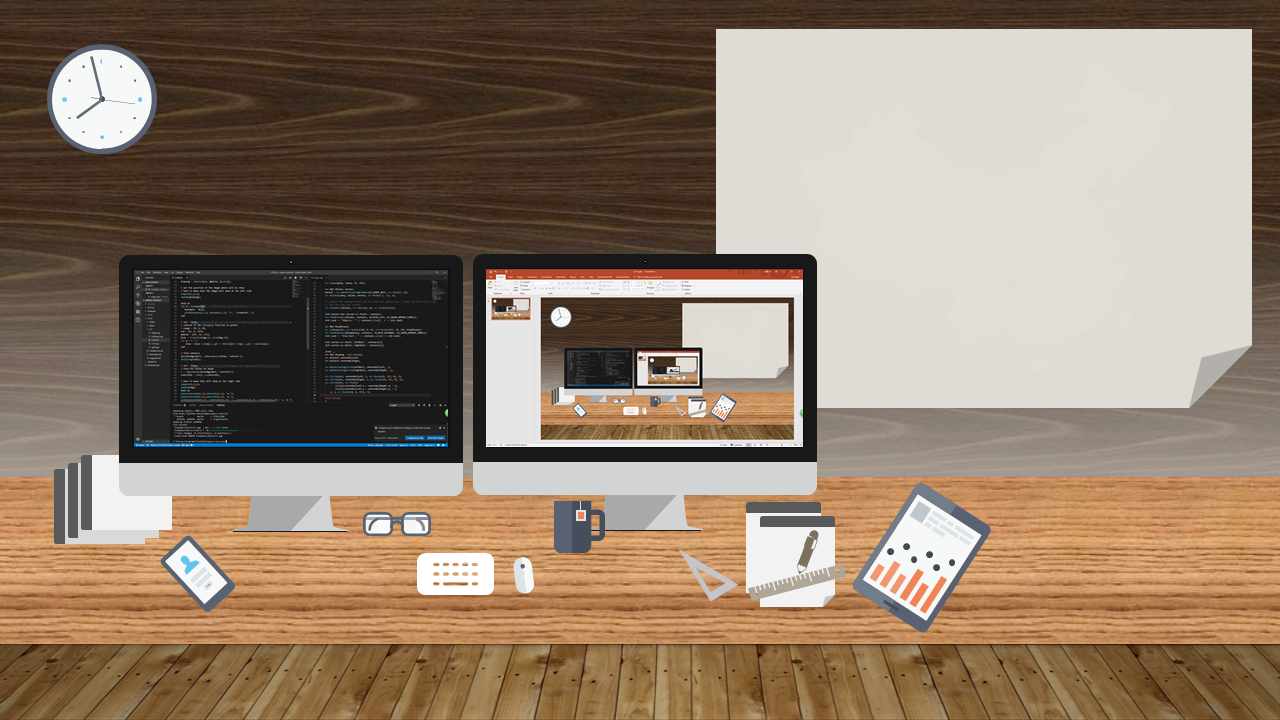
//> input picture L1T1/img/1.png, 1280 x 720 px
$ ./L1T1   (built with g++ and OpenCV 4)
//> lines starting //> are read from the running program, lines starting //| are printed output that depends on the picture; after the words box and inside, x2 and y2 are one past the last pixel; in counts of white or black regions, pixels touching at a corner belong together
#include <iostream>
#include <vector>

#include <opencv4/opencv2/opencv.hpp>
#include <opencv4/opencv2/highgui/highgui.hpp>
#include <opencv4/opencv2/imgproc/imgproc.hpp>
#include <opencv4/opencv2/core/core.hpp>

bool RectXCmp(const cv::RotatedRect &first, const cv::RotatedRect &second)
{
    if (first.center.x < second.center.x)
        return true;
    return false;
}

void Hole(const cv::Mat src, cv::Mat &dst, int mode = 0)
{
    cv::Size size = src.size();
    cv::Mat cut, temp;

    temp = cv::Mat::zeros(size.height + 2, size.width + 2, src.type());
    src.copyTo(temp(cv::Range(1, size.height + 1), cv::Range(1, size.width + 1)));
    cv::floodFill(temp, cv::Point(0, 0), cv::Scalar(255));
    temp(cv::Range(1, size.height + 1), cv::Range(1, size.width + 1)).copyTo(cut);

    if (mode == 0)
        dst = src | (~cut);
    else if (mode == 1)
        dst = ~cut;
}

int main(int argc, char const *argv[])
{
    cv::Mat src = cv::imread("img/1.png");
//> src is the input picture: 720 rows x 1280 cols, CV_8UC3; mean B, G, R 108.5, 126.8, 146.2

    if (src.empty())
    {
        std::cout << "img is empty" << std::endl;
        return -1;
    }

    cv::Mat kernel = cv::getStructuringElement(CV_SHAPE_RECT, cv::Size(3, 3));

    cv::Mat gray;
    cv::cvtColor(src, gray, CV_BGR2GRAY);

// black ball process
    cv::Mat ballcanny, hole;
    cv::Canny(gray, ballcanny, 127, 255);
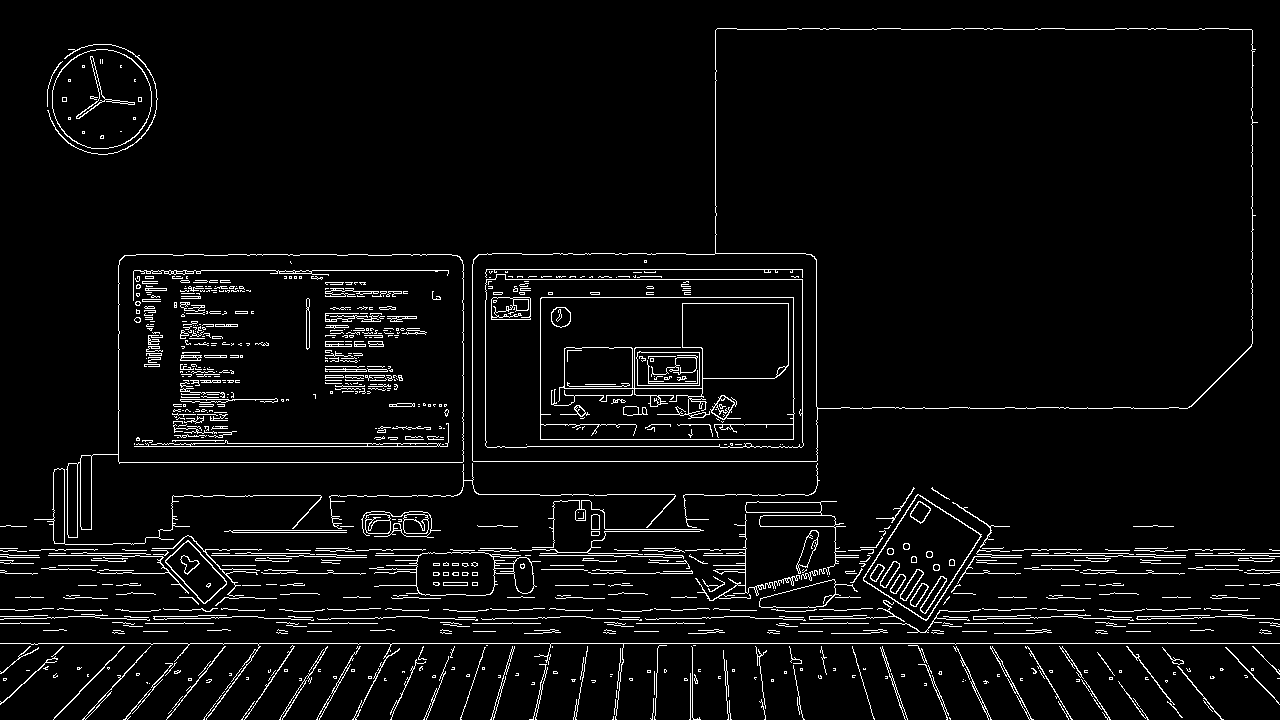
//> ballcanny: 720 rows x 1280 cols, CV_8UC1; 4.6% white in thin lines or dots
    Hole(ballcanny, hole);
//> in Hole, `src.copyTo(temp(cv::Range(1, size.height + 1), cv::Range(1, size.width..`: temp: 722 rows x 1282 cols, CV_8UC1; 4.6% white in thin lines or dots
//> in Hole, `cv::floodFill(temp, cv::Point(0, 0), cv::Scalar(255));`: temp: 722 rows x 1282 cols, CV_8UC1; 63.3% white; 186 black regions (143 under 20 px), largest, box (x1, y1, x2, y2) and area: (474, 30, 1253, 462) 250010, (120, 256, 464, 463) 64071, (54, 51, 152, 149) 7198
//> in Hole, `temp(cv::Range(1, size.height + 1), cv::Range(1, size.width + 1)).copy..`:
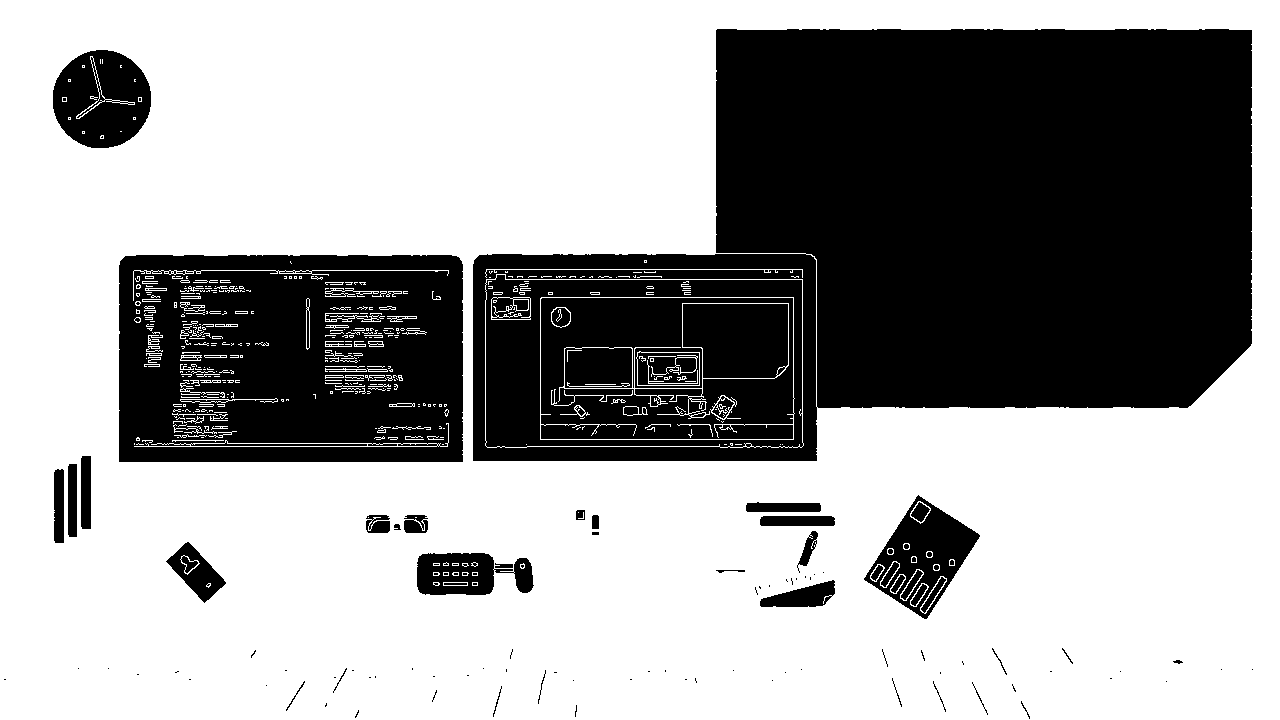
//> cut: 720 rows x 1280 cols, CV_8UC1; 63.1% white; 186 black regions (143 under 20 px), largest, box (x1, y1, x2, y2) and area: (473, 29, 1252, 461) 250010, (119, 255, 463, 462) 64071, (53, 50, 151, 148) 7198
//> in Hole, `dst = src | (~cut);`: dst: 720 rows x 1280 cols, CV_8UC1; 41.5% white; 422 white regions (165 under 20 px), largest, box (x1, y1, x2, y2) and area: (472, 28, 1258, 462) 258587, (66, 254, 464, 538) 73862, (863, 494, 982, 621) 7961
    cv::erode(hole, hole, kernel, cv::Point(-1, -1), 2);
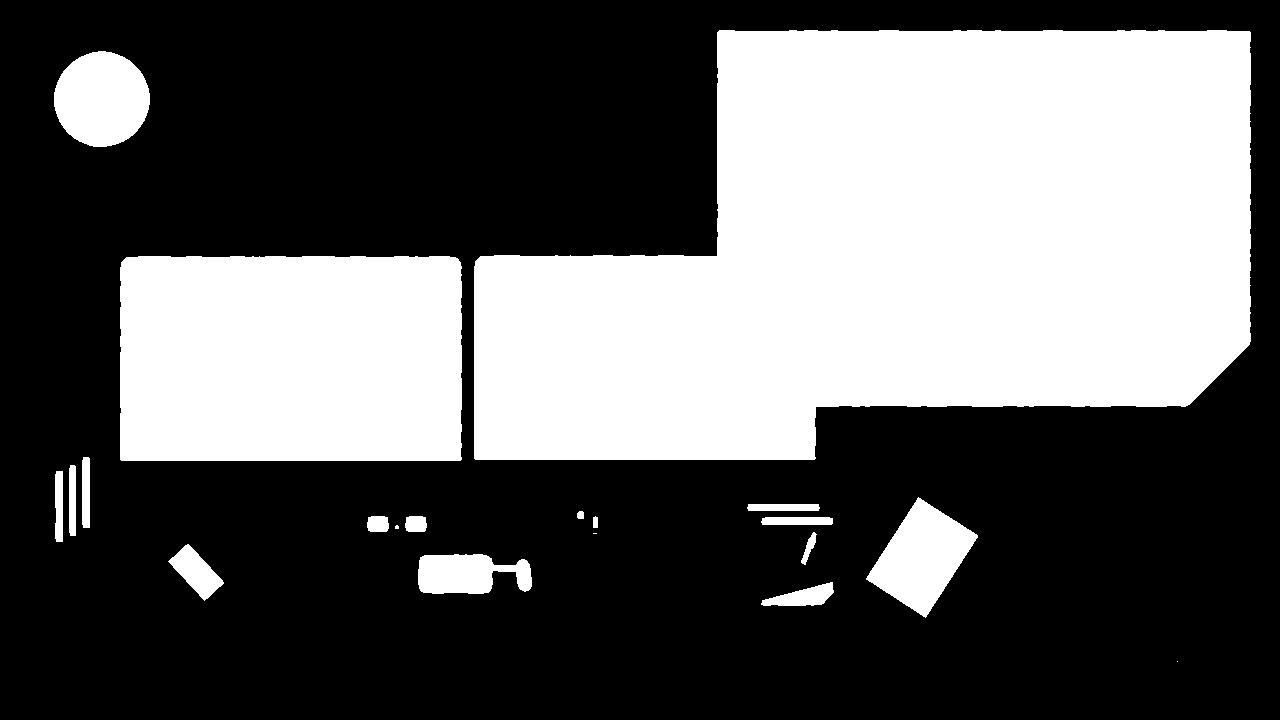
//> hole: 720 rows x 1280 cols, CV_8UC1; 37.6% white; 20 white regions (3 under 20 px)

    // find ipad proc
    std::vector<std::vector<cv::Point>> contours;
    cv::findContours(hole, contours, CV_RETR_LIST, CV_CHAIN_APPROX_SIMPLE);
//> contours = 20 contours, 3 with area under 20; largest, box (x1, y1, x2, y2) and area: (474, 30, 1251, 460) 252288, (120, 256, 462, 461) 69258, (54, 51, 150, 147) 7014, (866, 497, 978, 618) 6857, (418, 554, 532, 594) 3243

    std::vector<cv::Rect> candidate_rect;
    cv::RotatedRect rotate;
    for (size_t idx = 0; idx < contours.size(); idx++)
    {
        rotate = cv::minAreaRect(contours[idx]);
        double angle = abs(rotate.angle);

        if (50 < angle && angle < 70)
            candidate_rect.push_back(rotate.boundingRect());
    }
//> this loop made 20 passes
//> (rotate, angle) on passes 1 to 11: (centre (1177, 661), size (0, 0), angle -90, 90), (centre (798.3, 600), size (74.3, 19.1), angle -14.6, 14.62), (centre (474.5, 573.5), size (39, 113), angle -90, 90), (centre (195.8, 571.7), size (27.2, 53.9), angle -42.7, 42.71), (centre (594.5, 533), size (0, 3), angle -90, 90), (centre (809, 548), size (33.5, 7.6), angle -71.6, 71.57), (centre (396.5, 526.5), size (3, 3), angle -90, 90), (centre (796.5, 520.5), size (7, 71), angle -90, 90), (centre (595, 521.5), size (11, 4), angle -90, 90), (centre (415.5, 523.5), size (15, 21), angle -90, 90), (centre (377.5, 523.5), size (15, 21), angle -90, 90)

    if (candidate_rect.size() < 1)
    {
        std::cout << "no match" << std::endl;
        return -1;
    }

    // find ball proc
    cv::Mat ipad_roi = ballcanny(candidate_rect[0]);
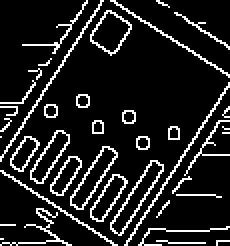
//> ipad_roi: 123 rows x 115 cols, CV_8UC1 (shown 2 times larger); 12.5% white in thin lines or dots
    Hole(ipad_roi, ipad_roi, 1);
//> call 2 of Hole, with mode = 1
//> in Hole (call 2), `src.copyTo(temp(cv::Range(1, size.height + 1), cv::Range(1, size.width..`: temp: 125 rows x 117 cols, CV_8UC1; 12.1% white in thin lines or dots
//> in Hole (call 2), `cv::floodFill(temp, cv::Point(0, 0), cv::Scalar(255));`: temp: 125 rows x 117 cols, CV_8UC1; 91.7% white; 13 black regions (2 under 20 px), largest, box (x1, y1, x2, y2) and area: (47, 7, 66, 27) 210, (57, 82, 82, 118) 208, (37, 75, 59, 105) 190
//> in Hole (call 2), `temp(cv::Range(1, size.height + 1), cv::Range(1, size.width + 1)).copy..`:
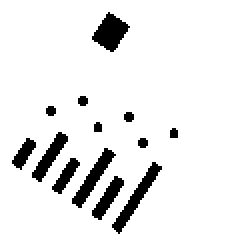
//> cut: 123 rows x 115 cols, CV_8UC1 (shown 2 times larger); 91.4% white; 13 black regions (2 under 20 px), largest, box (x1, y1, x2, y2) and area: (46, 6, 65, 26) 210, (56, 81, 81, 117) 208, (36, 74, 58, 104) 190
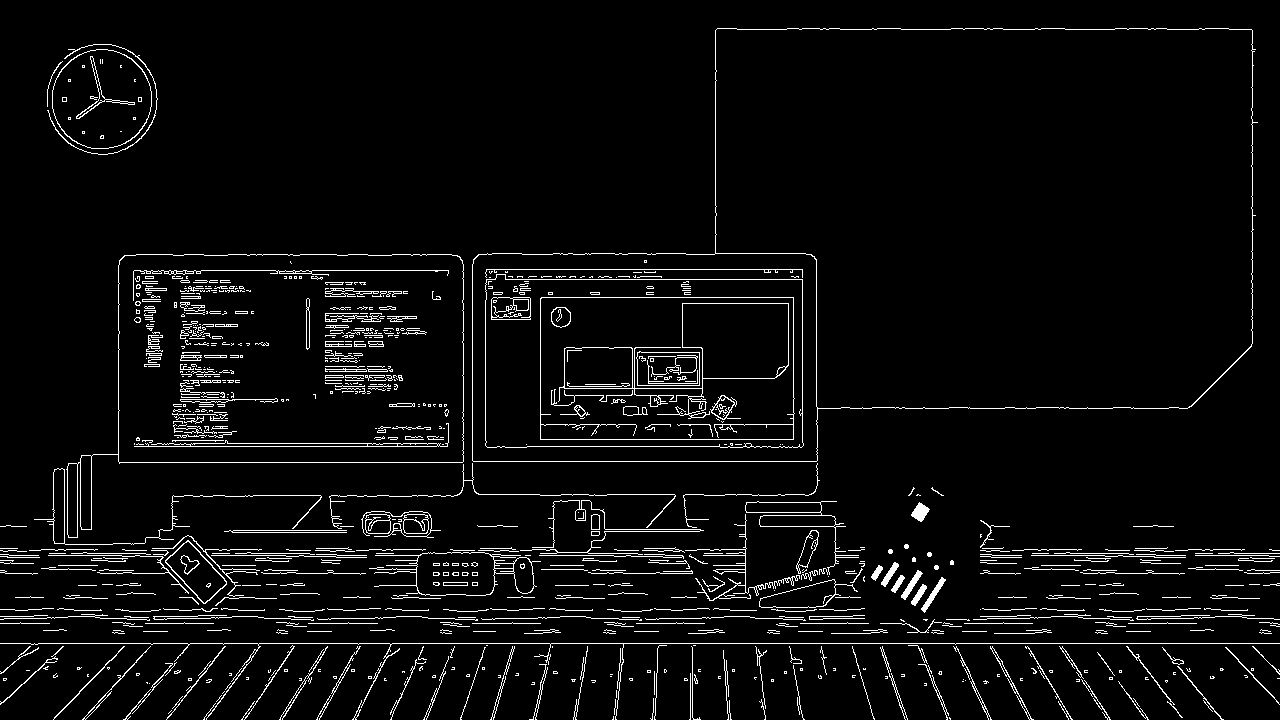
//> ballcanny: 720 rows x 1280 cols, CV_8UC1; 4.6% white in thin lines or dots

    cv::findContours(ipad_roi, contours, CV_RETR_EXTERNAL, CV_CHAIN_APPROX_SIMPLE,
                     cv::Point(candidate_rect[0].x, candidate_rect[0].y));
//> contours = 13 contours, 6 with area under 20; largest, box (x1, y1, x2, y2) and area: (911, 502, 930, 522) 186, (921, 577, 946, 613) 171, (901, 570, 923, 600) 158, (881, 562, 899, 587) 129, (911, 584, 927, 606) 112, (891, 575, 905, 593) 82, (871, 565, 883, 581) 74

    std::vector<cv::RotatedRect> candidate_ball;
    for (size_t idx = 0; idx < contours.size(); idx++)
    {
        rotate = cv::minAreaRect(contours[idx]);
        double angle = abs(rotate.angle);

        if (angle == 0)
        {
            cv::drawContours(src, contours, idx, cv::Scalar(0, 0, 255));
            candidate_ball.push_back(rotate);
        }
    }
//> this loop made 13 passes
//> (rotate, angle) on passes 1 to 11: (centre (918.5, 594.5), size (23, 5.8), angle -56.3, 56.31), (centre (932.8, 594.4), size (39.2, 5.2), angle -57.3, 57.26), (centre (897.6, 583.4), size (18.9, 5.3), angle -56.3, 56.31), (centre (911.1, 584.4), size (32.2, 5.8), angle -57.1, 57.09), (centre (936, 567), size (4, 4), angle -90, 90), (centre (876.7, 572.3), size (15.3, 5.8), angle -56.3, 56.31), (centre (889.5, 573.8), size (26.4, 5.8), angle -57.1, 57.09), (centre (951.5, 562), size (4, 3), angle -90, 90), (centre (913.5, 559), size (4, 3), angle -90, 90), (centre (929, 554), size (4, 4), angle -90, 90), (centre (890, 551), size (4, 4), angle -90, 90)

    // sort and draw
    std::sort(candidate_ball.begin(), candidate_ball.end(), RectXCmp);
    for (size_t idx = 0; idx < candidate_ball.size() - 1; idx++)
    {
        // std::cout << " x[" << idx << "]: " << candidate_ball[idx].x << std::endl;
//> (the run ends here: the program crashes, at `cv::line(src,`)
